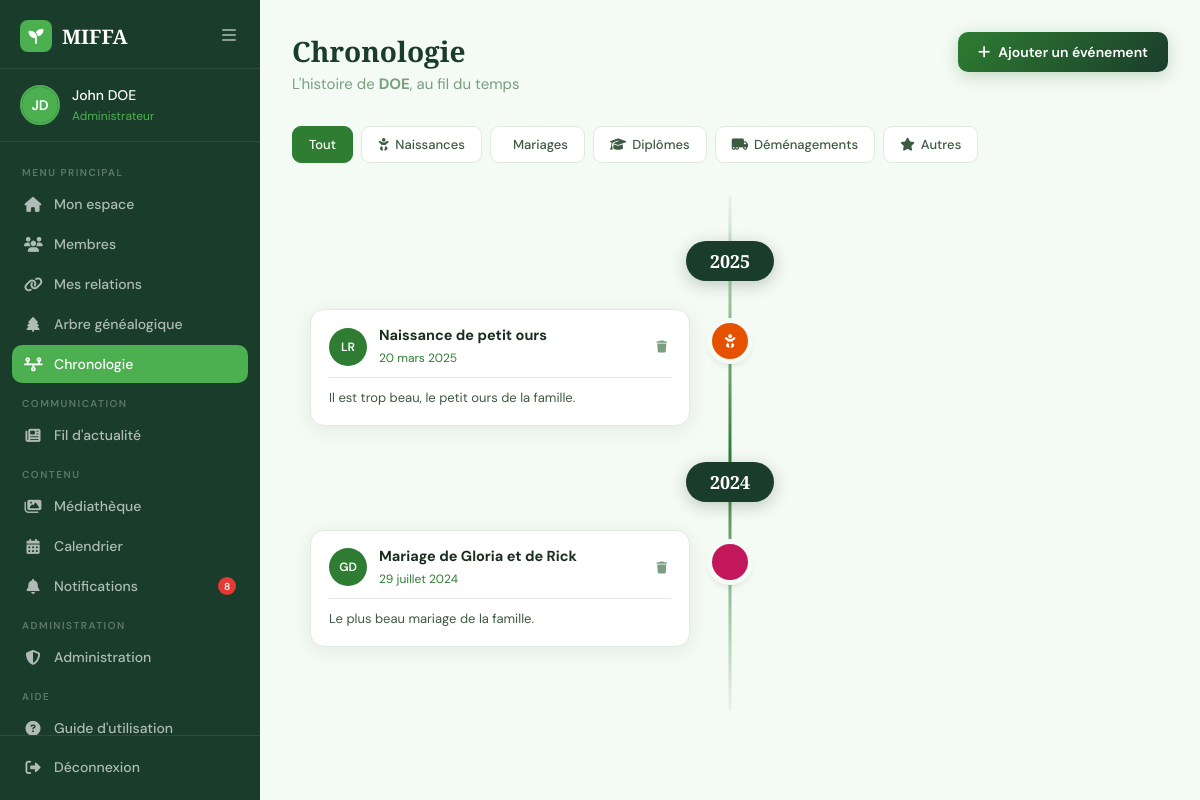
Screenshot of /accounts/timeline/ (signed in) with the database file from the repository.
### accounts/models.py (models this page shows, shortened)
class User(AbstractUser):
    ROLE_CHOICES = (
        ('admin', 'Administrateur'),
        ('member', 'Membre'),
    )
    GENDER_CHOICES = (
        ('M', 'Homme'),
        ('F', 'Femme'),
    )
    email = models.EmailField(unique=True)
    first_name = models.CharField(max_length=150)
    last_name = models.CharField(max_length=150)
    role = models.CharField(max_length=20, choices=ROLE_CHOICES, default='member')
    photo = models.ImageField(upload_to='profiles/', null=True, blank=True)
    bio = models.TextField(blank=True)
    birth_date = models.DateField(default='2000-01-01')
    profession = models.CharField(max_length=150, blank=True)
    phone = models.CharField(max_length=20, blank=True)
    city = models.CharField(max_length=100, blank=True)
    gender = models.CharField(max_length=1, choices=GENDER_CHOICES)
    hide_email = models.BooleanField(default=False)
    hide_birth_date = models.BooleanField(default=False)
    hide_phone = models.BooleanField(default=False)
    hide_profession = models.BooleanField(default=False)
    hide_city = models.BooleanField(default=False)
    is_deceased = models.BooleanField(default=False)
    deceased_marked_by = models.ForeignKey(
        'self', on_delete=models.SET_NULL,
        null=True, blank=True,
        related_name='marked_deceased'
    )
    deceased_at = models.DateTimeField(null=True, blank=True)
    relation_to_family = models.CharField(max_length=100, blank=True, default='')
    family = models.ForeignKey(
        'Family',
        on_delete=models.SET_NULL,
        null=True, blank=True,
        related_name='members'
    )

class Family(models.Model):
    name = models.CharField(max_length=150)
    code = models.CharField(max_length=10, unique=True, blank=True, null=True)
    banner = models.ImageField(upload_to='Bannieres/', null=True, blank=True)
    created_by = models.ForeignKey(
        'User', on_delete=models.SET_NULL,
        null=True, related_name='created_families'
    )
    created_at = models.DateTimeField(auto_now_add=True)

class TimelineEvent(models.Model):
    EVENT_TYPES = (
        ('naissance', 'Naissance'),
        ('mariage', 'Mariage'),
        ('diplome', 'Diplôme'),
        ('demenagement', 'Déménagement'),
        ('deces', 'Décès'),
        ('autre', 'Autre'),
    )
    family = models.ForeignKey(Family, on_delete=models.CASCADE, related_name='timeline_events')
    member = models.ForeignKey('User', on_delete=models.CASCADE, related_name='timeline_events')
    created_by = models.ForeignKey('User', on_delete=models.SET_NULL, null=True, related_name='created_timeline_events')
    title = models.CharField(max_length=150)
    date = models.DateField()
    event_type = models.CharField(max_length=20, choices=EVENT_TYPES, default='autre')
    description = models.TextField(blank=True)
    created_at = models.DateTimeField(auto_now_add=True)
    class Meta:
        ordering = ['-date']

### accounts/decorators.py (the view)
    def wrapper(request, *args, **kwargs):
        if request.user.is_authenticated and request.user.role == 'member' and not request.user.family:
            from .models import JoinRequest
            has_pending = JoinRequest.objects.filter(user=request.user, status='pending').exists()
            if has_pending:
                messages.warning(request, "Votre demande d'adhésion est en attente d'approbation.")
                return redirect('dashboard')
        return view_func(request, *args, **kwargs)

### accounts/context_processors.py (called while the page is built)
def pending_relation_requests(request):
    if request.user.is_authenticated:
        relation_count = RelationRequest.objects.filter(to_user=request.user, status='pending').count()
        notif_count = Notification.objects.filter(user=request.user, is_read=False).count()
        return {
            'pending_relation_count': relation_count,
            'unread_notif_count': notif_count,
        }
    return {'pending_relation_count': 0, 'unread_notif_count': 0}

### accounts/templates/accounts/timeline_view.html (shortened to what this page needs)
{% load static %}
<!DOCTYPE html>
<html lang="fr">
<head>
    <link rel="stylesheet" href="https://cdnjs.cloudflare.com/ajax/libs/font-awesome/6.5.0/css/all.min.css">
    <link rel="stylesheet" href="{% static 'global.css' %}">
    <link rel="stylesheet" href="{% static 'accounts/css/dashboard.css' %}">
    <link rel="stylesheet" href="{% static 'accounts/css/timeline.css' %}">
</head>
<body>
<aside class="sidebar" id="sidebar">
    <div class="sidebar-header">
        <a href="{% url 'indexOfAccounts' %}" class="logo">
            <div class="logo-icon"><i class="fa-solid fa-seedling"></i></div>
            <span>MIFFA</span>
        </a>
        <button class="sidebar-toggle" onclick="toggleSidebar()">
            <i class="fa-solid fa-bars"></i>
        </button>
    </div>
    <div class="sidebar-user">
        <div class="user-avatar">
            {% if user.photo %}
            <img src="{{ user.photo.url }}" alt="{{ user.first_name }}">
            {% else %}
            <div class="avatar-placeholder">
                {{ user.first_name|first|upper }}{{ user.last_name|first|upper }}
            </div>
            {% endif %}
        </div>
        <div class="user-info">
            <span class="user-name">{{ user.first_name }} {{ user.last_name }}</span>
            <span class="user-role">{{ user.get_role_display }}</span>
        </div>
    </div>
    <nav class="sidebar-nav">
        <div class="nav-section-label">Menu principal</div>
        <a href="{% url 'dashboard' %}" class="nav-item">
            <i class="fa-solid fa-house"></i>
            <span>Mon espace</span>
        </a>
        <a href="{% url 'members_list' %}" class="nav-item">
            <i class="fa-solid fa-users"></i>
            <span>Membres</span>
        </a>
        <a href="{% url 'add_relation' %}" class="nav-item">
            <i class="fa-solid fa-link"></i>
            <span>Mes relations</span>
        </a>
        <a href="{% url 'family_tree' %}" class="nav-item">
            <i class="fa-solid fa-tree"></i>
            <span>Arbre généalogique</span>
        </a>
        <a href="{% url 'timeline_view' %}" class="nav-item active">
            <i class="fa-solid fa-timeline"></i>
            <span>Chronologie</span>
        </a>
        <div class="nav-section-label">Communication</div>
        <a href="{% url 'news_feed' %}" class="nav-item">
            <i class="fa-solid fa-newspaper"></i>
            <span>Fil d'actualité</span>
        </a>
        <div class="nav-section-label">Contenu</div>
        <a href="{% url 'media_library' %}" class="nav-item">
            <i class="fa-solid fa-images"></i>
            <span>Médiathèque</span>
        </a>
        <a href="{% url 'calendar_view' %}" class="nav-item">
            <i class="fa-solid fa-calendar-days"></i>
            <span>Calendrier</span>
        </a>
        <a href="{% url 'notifications' %}" class="nav-item">
            <i class="fa-solid fa-bell"></i>
            <span>Notifications</span>
            {% if unread_notif_count %}
            <span class="notif-badge" style="position:relative;top:auto;right:auto;margin-left:auto;">
                    {{ unread_notif_count }}
                </span>
            {% endif %}
        </a>
        {% if user.role == 'admin' %}
        <div class="nav-section-label">Administration</div>
        <a href="{% url 'admin_panel' %}" class="nav-item">
            <i class="fa-solid fa-shield-halved"></i>
            <span>Administration</span>
        </a>
        {% endif %}
        <div class="nav-section-label">Aide</div>
        <a href="{% url 'user_guide' %}" class="nav-item">
            <i class="fa-solid fa-circle-question"></i>
            <span>Guide d'utilisation</span>
        </a>
    </nav>
    <div class="sidebar-footer">
        <a href="{% url 'deconnexion' %}" class="nav-item logout">
            <i class="fa-solid fa-right-from-bracket"></i>
            <span>Déconnexion</span>
        </a>
    </div>
</aside>
<main class="main-content">
    <div class="topbar">
        <div class="topbar-left">
            <h1>Chronologie</h1>
            <p>L'histoire de <strong>{{ user.family.name }}</strong>, au fil du temps</p>
        </div>
        <button class="btn-new-event" onclick="openModal('timelineModal')">
            <i class="fa-solid fa-plus"></i> Ajouter un événement
        </button>
    </div>
    <div class="timeline-filters">
        <button class="filter-btn active" data-filter="all" onclick="setTimelineFilter('all', this)">Tout</button>
        <button class="filter-btn" data-filter="naissance" onclick="setTimelineFilter('naissance', this)">
            <i class="fa-solid fa-baby"></i> Naissances
        </button>
        <button class="filter-btn" data-filter="mariage" onclick="setTimelineFilter('mariage', this)">
             Mariages
        </button>
        <button class="filter-btn" data-filter="diplome" onclick="setTimelineFilter('diplome', this)">
            <i class="fa-solid fa-graduation-cap"></i> Diplômes
        </button>
        <button class="filter-btn" data-filter="demenagement" onclick="setTimelineFilter('demenagement', this)">
            <i class="fa-solid fa-truck-moving"></i> Déménagements
        </button>
        <button class="filter-btn" data-filter="autre" onclick="setTimelineFilter('autre', this)">
            <i class="fa-solid fa-star"></i> Autres
        </button>
    </div>
    {% if timeline_groups %}
    <div class="timeline-wrapper">
        <div class="timeline-line"></div>
        {% for group in timeline_groups %}
        <div class="timeline-year-group">
            <div class="timeline-year-marker">
                <span>{{ group.year }}</span>
            </div>
            {% for event in group.events %}
            <div class="timeline-entry timeline-entry-{{ event.side }}" data-type="{{ event.event_type }}">
                <div class="timeline-dot timeline-dot-{{ event.event_type }}">
                    <i class="fa-solid {{ event.icon }}"></i>
                </div>
                <div class="timeline-card">
                    <div class="timeline-card-header">
                        {% if event.member.photo %}
                        <img src="{{ event.member.photo.url }}" alt="" class="timeline-avatar">
                        {% else %}
                        <div class="timeline-avatar-placeholder">
                            {{ event.member.first_name|first|upper }}{{ event.member.last_name|first|upper }}
                        </div>
                        {% endif %}
                        <div>
                            <h4>{{ event.title }}</h4>
                            <span class="timeline-date">{{ event.date|date:"d F Y" }}</span>
                        </div>
                        {% if event.can_delete %}
                        <form method="POST" action="{% url 'delete_timeline_event' event.id %}"
                              onsubmit="return confirm('Supprimer cet événement ?');" class="timeline-delete-form">
                            <button type="submit"><i class="fa-solid fa-trash"></i></button>
                        </form>
                        {% endif %}
                    </div>
                    {% if event.description %}
                    <p class="timeline-description">{{ event.description }}</p>
                    {% endif %}
                </div>
            </div>
            {% endfor %}
        </div>
        {% endfor %}
    </div>
    {% endif %}
</main>
</body>
</html>

### static/global.css (style rules this page uses)
:root { --green-deep: #1a3d2b; --green-mid: #2e7d32; --green-soft: #4caf50; --green-light: #e8f5e9; --green-pale: #f4faf4; --cream: #fdfaf5; --text-dark: #1a2e1f; --text-mid: #3d5a42; --text-light: #7a9e80; --white: #ffffff; --red: #e53935; --border: #c8e6c9; --shadow: 0 8px 32px rgba(26,61,43,0.12); }
* { margin: 0; padding: 0; box-sizing: border-box; }
html { scroll-behavior: smooth; }
body { font-family: 'DM Sans', sans-serif; background: var(--cream); color: var(--text-dark); overflow-x: hidden; }
.logo { display: flex; align-items: center; gap: 10px; font-family: 'Playfair Display', serif; font-size: 24px; font-weight: 700; color: var(--green-deep); text-decoration: none; }
.logo-icon { width: 38px; height: 38px; background: var(--green-mid); border-radius: 10px; display: flex; align-items: center; justify-content: center; color: white; font-size: 18px; }

### accounts/static/accounts/css/dashboard.css (style rules this page uses)
:root { --green-deep: #1a3d2b; --green-mid: #2e7d32; --green-soft: #4caf50; --green-light: #e8f5e9; --green-pale: #f4faf4; --cream: #fdfaf5; --text-dark: #1a2e1f; --text-mid: #3d5a42; --text-light: #7a9e80; --white: #ffffff; --red: #e53935; --border: #e0ebe0; --shadow: 0 4px 20px rgba(26,61,43,0.08); --sidebar-w: 260px; }
* { margin: 0; padding: 0; box-sizing: border-box; }
body { font-family: 'DM Sans', sans-serif; background: var(--green-pale); color: var(--text-dark); display: flex; min-height: 100vh; }
.sidebar { width: var(--sidebar-w); background: var(--green-deep); display: flex; flex-direction: column; position: fixed; top: 0; left: 0; bottom: 0; z-index: 100; transition: width 0.3s; overflow: hidden; }
.sidebar-header { display: flex; align-items: center; justify-content: space-between; padding: 20px 20px 16px; border-bottom: 1px solid rgba(255,255,255,0.08); }
.logo { display: flex; align-items: center; gap: 10px; font-family: 'Playfair Display', serif; font-size: 20px; font-weight: 700; color: white; text-decoration: none; }
.logo-icon { width: 32px; height: 32px; background: var(--green-soft); border-radius: 8px; display: flex; align-items: center; justify-content: center; font-size: 15px; color: white; flex-shrink: 0; }
.sidebar-toggle { background: none; border: none; color: rgba(255,255,255,0.5); cursor: pointer; font-size: 16px; padding: 4px; transition: color 0.2s; }
.sidebar-user { display: flex; align-items: center; gap: 12px; padding: 16px 20px; border-bottom: 1px solid rgba(255,255,255,0.08); }
.user-avatar { width: 40px; height: 40px; border-radius: 50%; overflow: hidden; flex-shrink: 0; border: 2px solid var(--green-soft); }
.avatar-placeholder { width: 100%; height: 100%; background: var(--green-soft); display: flex; align-items: center; justify-content: center; color: white; font-size: 14px; font-weight: 600; }
.user-info { overflow: hidden; }
.user-name { display: block; font-size: 14px; font-weight: 500; color: white; white-space: nowrap; overflow: hidden; text-overflow: ellipsis; }
.user-role { font-size: 12px; color: var(--green-soft); }
.sidebar-nav { flex: 1; padding: 12px 12px; overflow-y: auto; }
.nav-section-label { font-size: 10px; font-weight: 600; letter-spacing: 1.5px; text-transform: uppercase; color: rgba(255,255,255,0.3); padding: 12px 10px 6px; white-space: nowrap; }
.nav-item { display: flex; align-items: center; gap: 12px; padding: 10px 12px; border-radius: 10px; color: rgba(255,255,255,0.65); text-decoration: none; font-size: 14px; font-weight: 500; transition: all 0.2s; margin-bottom: 2px; white-space: nowrap; }
.nav-item i { font-size: 15px; flex-shrink: 0; width: 18px; text-align: center; }
.nav-item.active { background: var(--green-soft); color: white; }
.sidebar-footer { padding: 12px; border-top: 1px solid rgba(255,255,255,0.08); }
.main-content { margin-left: var(--sidebar-w); flex: 1; padding: 32px; transition: margin-left 0.3s; min-height: 100vh; }
.topbar { display: flex; justify-content: space-between; align-items: flex-start; margin-bottom: 32px; }
.topbar-left h1 { font-family: 'Playfair Display', serif; font-size: 28px; color: var(--green-deep); margin-bottom: 4px; }
.topbar-left p { font-size: 15px; color: var(--text-light); }
.notif-badge { position: absolute; top: -4px; right: -4px; width: 18px; height: 18px; background: var(--red); color: white; border-radius: 50%; font-size: 10px; display: flex; align-items: center; justify-content: center; font-weight: 600; }

### rows the page displays
User: first_name|first "J", last_name|first "D", first_name "John", last_name "DOE", role "Administrateur", family.name "DOE"
User: member.first_name|first "L", member.last_name|first "R", title "Naissance de petit ours", date "20 mars 2025", description "Il est trop beau, le petit ours de la famille."
User: member.first_name|first "G", member.last_name|first "D", title "Mariage de Gloria et de Rick", date "29 juillet 2024", description "Le plus beau mariage de la famille."

### other values shown
{{ unread_notif_count }} "8"
{{ group.year }} "2025" "2024"
